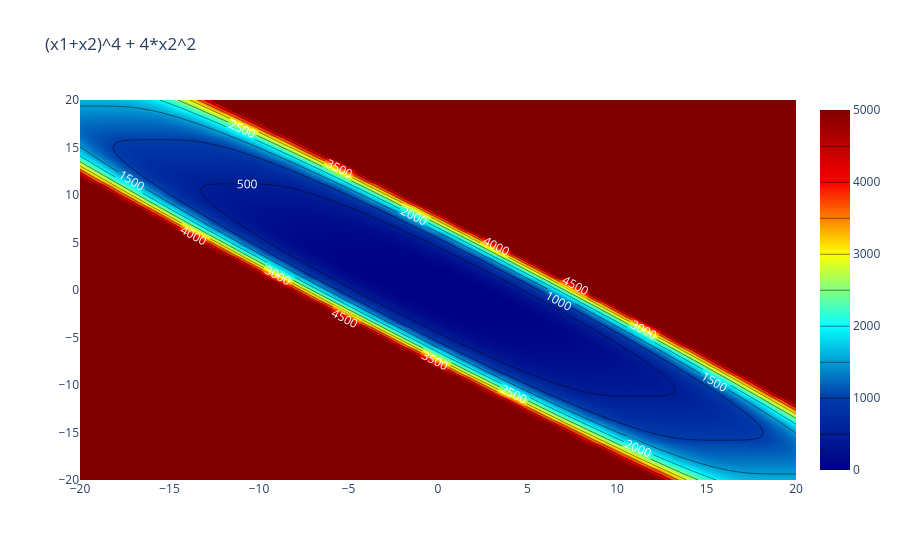

Write notebook code for a chart like this one.
### Markdown cell above
### В данной лабораторной работе изучаются следующие методы решения задач условной оптимизации:
1. метод штрафных функций
2. метод барьерных функций
3. метод проекции градиента
4. метод условного градиента

![image.png](attachment:image.png)

Вариант 13

### Code cell
import numpy as np
import sympy as sp
import pandas as pd
import plotly.graph_objects as go
import random 

def cond_grad(f, x0, constraints, eps = 0.00001, maxiter = 5000):
    U = sp.And(*constraints)
    if U(x0[0], x0[1]):
        return "Point is out of bounds"
    a = 0
    return 1


x1, x2 = sp.symbols('x1, x2')
f = (x1+x2)**4 + 4*x2**2
np.random.seed(42)
p_list = ([np.random.uniform(-2, 0, size=1),  np.random.uniform(1, 3, size=1)], [np.random.uniform(-2, 0, size=1),  np.random.uniform(1, 3, size=1)])
e_list = (0.1, 1e-6)

x1_range = np.linspace(-20, 20, 100)
x2_range = np.linspace(-20, 20, 100)
constraints = [sp.Interval(-2, 0, True, True).as_relational(x1), sp.Interval(1, 3, True, True).as_relational(x2)]
x, y = np.meshgrid(x1_range, x2_range)
fu = (x+y)**4 + 4*y**2
fig = go.Figure(data=[go.Contour(
    zmax = 5000, zmin = 0,
    z=fu, x=x1_range, y=x2_range, colorscale='Jet',
    contours=dict(
         coloring = 'heatmap',
        showlabels = True,
        labelfont = dict(
            size = 12,
            color = 'white',
        )
    ) 
)])
fig.update_layout(title=f'(x1+x2)^4 + 4*x2^2') 

# method visualize

for point in p_list:
    for e in e_list:
        print(f'point = {point}')
        ans = cond_grad(f, point, constraints, eps = e)
        print(ans)

        # print(ans[0][-1], ans[1][-1], ans[2])

#         fig.add_trace(go.Scatter(x=[i[0] for i in ans[0]], y=[i[1] for i in ans[0]], name=f'точка {point.tolist()}'))
#         fig.update_layout(
#         legend=dict(
#             orientation="h",   
#             yanchor="bottom",
#             y=1.02,            
#             xanchor="right",
#             x=1               
#         )
# )
fig.show()

### Figure 1 — Plotly figure (JSON) as saved in the notebook; plotly's stock layout.template omitted (floating-point values rounded to 4 significant figures; data arrays with more than 128 entries replaced by an {"elided": "..."} marker saying what was removed)
{"data": [{"colorscale": [[0, "rgb(0,0,131)"], [0.2, "rgb(0,60,170)"], [0.4, "rgb(5,255,255)"], [0.6, "rgb(255,255,0)"], [0.8, "rgb(250,0,0)"], [1, "rgb(128,0,0)"]], "contours": {"coloring": "heatmap", "labelfont": {"color": "white", "size": 12}, "showlabels": true}, "type": "contour", "x": [-20.0, -19.6, -19.19, -18.79, -18.38, -17.98, -17.58, -17.17, -16.77, -16.36, -15.96, -15.56, -15.15, -14.75, -14.34, -13.94, -13.54, -13.13, -12.73, -12.32, -11.92, -11.52, -11.11, -10.71, -10.3, -9.899, -9.495, -9.091, -8.687, -8.283, -7.879, -7.475, -7.071, -6.667, -6.263, -5.859, -5.455, -5.051, -4.646, -4.242, -3.838, -3.434, -3.03, -2.626, -2.222, -1.818, -1.414, -1.01, -0.6061, -0.202, 0.202, 0.6061, 1.01, 1.414, 1.818, 2.222, 2.626, 3.03, 3.434, 3.838, 4.242, 4.646, 5.051, 5.455, 5.859, 6.263, 6.667, 7.071, 7.475, 7.879, 8.283, 8.687, 9.091, 9.495, 9.899, 10.3, 10.71, 11.11, 11.52, 11.92, 12.32, 12.73, 13.13, 13.54, 13.94, 14.34, 14.75, 15.15, 15.56, 15.96, 16.36, 16.77, 17.17, 17.58, 17.98, 18.38, 18.79, 19.19, 19.6, 20.0], "y": [-20.0, -19.6, -19.19, -18.79, -18.38, -17.98, -17.58, -17.17, -16.77, -16.36, -15.96, -15.56, -15.15, -14.75, -14.34, -13.94, -13.54, -13.13, -12.73, -12.32, -11.92, -11.52, -11.11, -10.71, -10.3, -9.899, -9.495, -9.091, -8.687, -8.283, -7.879, -7.475, -7.071, -6.667, -6.263, -5.859, -5.455, -5.051, -4.646, -4.242, -3.838, -3.434, -3.03, -2.626, -2.222, -1.818, -1.414, -1.01, -0.6061, -0.202, 0.202, 0.6061, 1.01, 1.414, 1.818, 2.222, 2.626, 3.03, 3.434, 3.838, 4.242, 4.646, 5.051, 5.455, 5.859, 6.263, 6.667, 7.071, 7.475, 7.879, 8.283, 8.687, 9.091, 9.495, 9.899, 10.3, 10.71, 11.11, 11.52, 11.92, 12.32, 12.73, 13.13, 13.54, 13.94, 14.34, 14.75, 15.15, 15.56, 15.96, 16.36, 16.77, 17.17, 17.58, 17.98, 18.38, 18.79, 19.19, 19.6, 20.0], "z": {"elided": "100x100 float values"}, "zmax": 5000, "zmin": 0}], "layout": {"title": {"text": "(x1+x2)^4 + 4*x2^2"}}}
